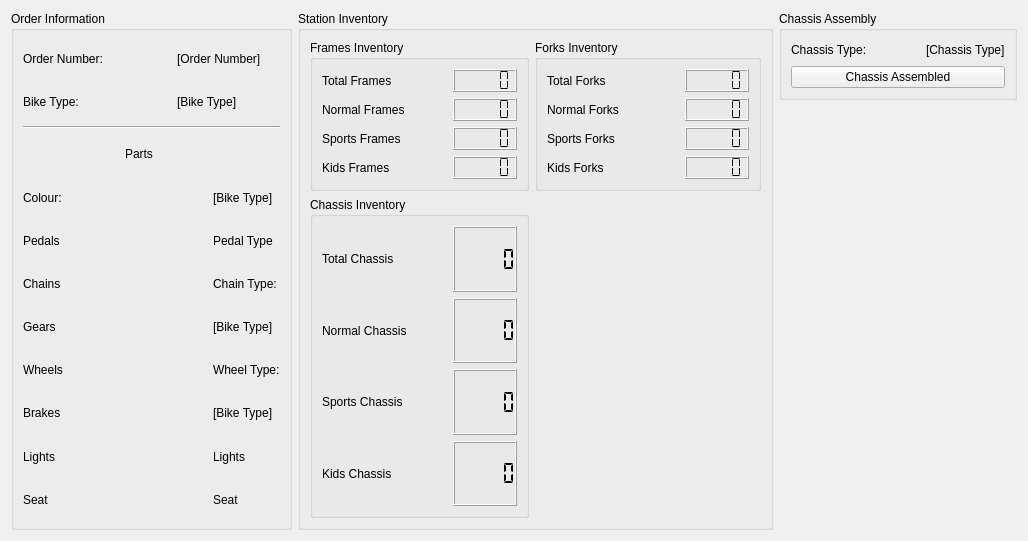
      <widget class="QWidget" name="ChassisAssembly">
       <attribute name="title">
        <string>Chassis Assembly</string>
       </attribute>
       <layout class="QGridLayout" name="gridLayout_59">
        <item row="0" column="0" rowspan="2">
         <widget class="QGroupBox" name="ChassisOrder">
          <property name="minimumSize">
           <size>
            <width>281</width>
            <height>385</height>
           </size>
          </property>
          <property name="title">
           <string>Order Information</string>
          </property>
          <layout class="QGridLayout" name="gridLayout_25">
           <item row="10" column="0">
            <widget class="QLabel" name="BrakesLabel_3">
             <property name="text">
              <string>Brakes</string>
             </property>
            </widget>
           </item>
           <item row="0" column="2" colspan="2">
            <widget class="QLabel" name="OrderNumber_3">
             <property name="text">
              <string>[Order Number]</string>
             </property>
            </widget>
           </item>
           <item row="12" column="0">
            <widget class="QLabel" name="SeatLabel_3">
             <property name="text">
              <string>Seat</string>
             </property>
            </widget>
           </item>
           <item row="3" column="0">
            <spacer name="horizontalSpacer_64">
             <property name="orientation">
              <enum>Qt::Orientation::Horizontal</enum>
             </property>
             <property name="sizeHint" stdset="0">
              <size>
               <width>96</width>
               <height>20</height>
              </size>
             </property>
            </spacer>
           </item>
           <item row="11" column="3">
            <widget class="QLabel" name="LightsType_3">
             <property name="text">
              <string>Lights</string>
             </property>
            </widget>
           </item>
           <item row="7" column="0">
            <widget class="QLabel" name="ChainLabel_3">
             <property name="text">
              <string>Chains</string>
             </property>
            </widget>
           </item>
           <item row="0" column="1">
            <spacer name="horizontalSpacer_62">
             <property name="orientation">
              <enum>Qt::Orientation::Horizontal</enum>
             </property>
             <property name="sizeHint" stdset="0">
              <size>
               <width>35</width>
               <height>20</height>
              </size>
             </property>
            </spacer>
           </item>
           <item row="10" column="3">
            <widget class="QLabel" name="BrakesType_3">
             <property name="text">
              <string>[Bike Type]</string>
             </property>
            </widget>
           </item>
           <item row="8" column="0">
            <widget class="QLabel" name="GearsLabel_3">
             <property name="text">
              <string>Gears</string>
             </property>
            </widget>
           </item>
           <item row="1" column="0">
            <widget class="QLabel" name="BikeTypeLabel_3">
             <property name="text">
              <string>Bike Type:</string>
             </property>
            </widget>
           </item>
           <item row="11" column="0">
            <widget class="QLabel" name="LightsLabel_3">
             <property name="text">
              <string>Lights</string>
             </property>
            </widget>
           </item>
           <item row="5" column="1" colspan="2">
            <spacer name="horizontalSpacer_67">
             <property name="orientation">
              <enum>Qt::Orientation::Horizontal</enum>
             </property>
             <property name="sizeHint" stdset="0">
              <size>
               <width>61</width>
               <height>20</height>
              </size>
             </property>
            </spacer>
           </item>
           <item row="8" column="1" colspan="2">
            <spacer name="horizontalSpacer_70">
             <property name="orientation">
              <enum>Qt::Orientation::Horizontal</enum>
             </property>
             <property name="sizeHint" stdset="0">
              <size>
               <width>61</width>
               <height>20</height>
              </size>
             </property>
            </spacer>
           </item>
           <item row="10" column="1" colspan="2">
            <spacer name="horizontalSpacer_71">
             <property name="orientation">
              <enum>Qt::Orientation::Horizontal</enum>
             </property>
             <property name="sizeHint" stdset="0">
              <size>
               <width>61</width>
               <height>20</height>
              </size>
             </property>
            </spacer>
           </item>
           <item row="1" column="2" colspan="2">
            <widget class="QLabel" name="BikeType_3">
             <property name="text">
              <string>[Bike Type]</string>
             </property>
            </widget>
           </item>
           <item row="0" column="0">
            <widget class="QLabel" name="OrderNumberLabel_3">
             <property name="text">
              <string>Order Number:</string>
             </property>
            </widget>
           </item>
           <item row="5" column="3">
            <widget class="QLabel" name="PedalType_3">
             <property name="text">
              <string>Pedal Type</string>
             </property>
            </widget>
           </item>
           <item row="4" column="0">
            <widget class="QLabel" name="ColourLabel_3">
             <property name="text">
              <string>Colour:</string>
             </property>
            </widget>
           </item>
           <item row="4" column="3">
            <widget class="QLabel" name="Colour_3">
             <property name="text">
              <string>[Bike Type]</string>
             </property>
            </widget>
           </item>
           <item row="7" column="3">
            <widget class="QLabel" name="ChainType_3">
             <property name="text">
              <string>Chain Type:</string>
             </property>
            </widget>
           </item>
           <item row="4" column="1" colspan="2">
            <spacer name="horizontalSpacer_66">
             <property name="orientation">
              <enum>Qt::Orientation::Horizontal</enum>
             </property>
             <property name="sizeHint" stdset="0">
              <size>
               <width>61</width>
               <height>20</height>
              </size>
             </property>
            </spacer>
           </item>
           <item row="5" column="0">
            <widget class="QLabel" name="PedalLabel_3">
             <property name="text">
              <string>Pedals</string>
             </property>
            </widget>
           </item>
           <item row="1" column="1">
            <spacer name="horizontalSpacer_63">
             <property name="orientation">
              <enum>Qt::Orientation::Horizontal</enum>
             </property>
             <property name="sizeHint" stdset="0">
              <size>
               <width>35</width>
               <height>20</height>
              </size>
             </property>
            </spacer>
           </item>
           <item row="8" column="3">
            <widget class="QLabel" name="GearType_3">
             <property name="text">
              <string>[Bike Type]</string>
             </property>
            </widget>
           </item>
           <item row="12" column="3">
            <widget class="QLabel" name="SeatType_3">
             <property name="text">
              <string>Seat</string>
             </property>
            </widget>
           </item>
           <item row="11" column="1" colspan="2">
            <spacer name="horizontalSpacer_72">
             <property name="orientation">
              <enum>Qt::Orientation::Horizontal</enum>
             </property>
             <property name="sizeHint" stdset="0">
              <size>
               <width>61</width>
               <height>20</height>
              </size>
             </property>
            </spacer>
           </item>
           <item row="3" column="1">
            <widget class="QLabel" name="PartsLabel_3">
             <property name="text">
              <string>Parts</string>
             </property>
             <property name="scaledContents">
              <bool>false</bool>
             </property>
             <property name="wordWrap">
              <bool>false</bool>
             </property>
            </widget>
           </item>
           <item row="2" column="0" colspan="4">
            <widget class="Line" name="line_4">
             <property name="orientation">
              <enum>Qt::Orientation::Horizontal</enum>
             </property>
            </widget>
           </item>
           <item row="3" column="2" colspan="2">
            <spacer name="horizontalSpacer_65">
             <property name="orientation">
              <enum>Qt::Orientation::Horizontal</enum>
             </property>
             <property name="sizeHint" stdset="0">
              <size>
               <width>103</width>
               <height>20</height>
              </size>
             </property>
            </spacer>
           </item>
           <item row="9" column="0">
            <widget class="QLabel" name="WheelsLabel_3">
             <property name="text">
              <string>Wheels</string>
             </property>
            </widget>
           </item>
           <item row="9" column="3">
            <widget class="QLabel" name="WheelType_3">
             <property name="text">
              <string>Wheel Type:</string>
             </property>
            </widget>
           </item>
           <item row="9" column="1" colspan="2">
            <spacer name="horizontalSpacer_68">
             <property name="orientation">
              <enum>Qt::Orientation::Horizontal</enum>
             </property>
             <property name="sizeHint" stdset="0">
              <size>
               <width>61</width>
               <height>20</height>
              </size>
             </property>
            </spacer>
           </item>
           <item row="7" column="1" colspan="2">
            <spacer name="horizontalSpacer_69">
             <property name="orientation">
              <enum>Qt::Orientation::Horizontal</enum>
             </property>
             <property name="sizeHint" stdset="0">
              <size>
               <width>40</width>
               <height>20</height>
              </size>
             </property>
            </spacer>
           </item>
           <item row="12" column="1" colspan="2">
            <spacer name="horizontalSpacer_73">
             <property name="orientation">
              <enum>Qt::Orientation::Horizontal</enum>
             </property>
             <property name="sizeHint" stdset="0">
              <size>
               <width>40</width>
               <height>20</height>
              </size>
             </property>
            </spacer>
           </item>
          </layout>
         </widget>
        </item>
        <item row="0" column="1" rowspan="2">
         <widget class="QGroupBox" name="ChassisStationInventoryBox">
          <property name="title">
           <string>Station Inventory</string>
          </property>
          <layout class="QGridLayout" name="gridLayout_58">
           <item row="0" column="0">
            <widget class="QGroupBox" name="ChassisInventoryFramesBox">
             <property name="title">
              <string>Frames Inventory</string>
             </property>
             <layout class="QGridLayout" name="gridLayout_34">
              <item row="0" column="0">
               <widget class="QLabel" name="ChassisInventoryTotalFramesLabel">
                <property name="text">
                 <string>Total Frames</string>
                </property>
               </widget>
              </item>
              <item row="0" column="1">
               <spacer name="horizontalSpacer_12">
                <property name="orientation">
                 <enum>Qt::Orientation::Horizontal</enum>
                </property>
                <property name="sizeHint" stdset="0">
                 <size>
                  <width>37</width>
                  <height>20</height>
                 </size>
                </property>
               </spacer>
              </item>
              <item row="0" column="2">
               <widget class="QLCDNumber" name="ChassisInventoryTotalFramesCount">
                <property name="segmentStyle">
                 <enum>QLCDNumber::SegmentStyle::Flat</enum>
                </property>
               </widget>
              </item>
              <item row="1" column="0">
               <widget class="QLabel" name="ChassisInventoryNormalFramesLabel">
                <property name="text">
                 <string>Normal Frames</string>
                </property>
               </widget>
              </item>
              <item row="1" column="1">
               <spacer name="horizontalSpacer_9">
                <property name="orientation">
                 <enum>Qt::Orientation::Horizontal</enum>
                </property>
                <property name="sizeHint" stdset="0">
                 <size>
                  <width>40</width>
                  <height>20</height>
                 </size>
                </property>
               </spacer>
              </item>
              <item row="1" column="2">
               <widget class="QLCDNumber" name="ChassisInventoryNormalFramesCount">
                <property name="segmentStyle">
                 <enum>QLCDNumber::SegmentStyle::Flat</enum>
                </property>
               </widget>
              </item>
              <item row="2" column="0">
               <widget class="QLabel" name="ChassisInventorySportsFramesLabel">
                <property name="text">
                 <string>Sports Frames</string>
                </property>
               </widget>
              </item>
              <item row="2" column="1">
               <spacer name="horizontalSpacer_10">
                <property name="orientation">
                 <enum>Qt::Orientation::Horizontal</enum>
                </property>
                <property name="sizeHint" stdset="0">
                 <size>
                  <width>40</width>
                  <height>20</height>
                 </size>
                </property>
               </spacer>
              </item>
              <item row="2" column="2">
               <widget class="QLCDNumber" name="ChassisInventorySportsFramesCount">
                <property name="segmentStyle">
                 <enum>QLCDNumber::SegmentStyle::Flat</enum>
                </property>
               </widget>
              </item>
              <item row="3" column="0">
               <widget class="QLabel" name="ChassisInventoryKidsFramesLabel">
                <property name="text">
                 <string>Kids Frames</string>
                </property>
               </widget>
              </item>
              <item row="3" column="1">
               <spacer name="horizontalSpacer_11">
                <property name="orientation">
                 <enum>Qt::Orientation::Horizontal</enum>
                </property>
                <property name="sizeHint" stdset="0">
                 <size>
                  <width>20</width>
                  <height>20</height>
                 </size>
                </property>
               </spacer>
              </item>
              <item row="3" column="2">
               <widget class="QLCDNumber" name="ChassisInventoryKidsFramesCount">
                <property name="segmentStyle">
                 <enum>QLCDNumber::SegmentStyle::Flat</enum>
                </property>
               </widget>
              </item>
             </layout>
            </widget>
           </item>
           <item row="0" column="1">
            <widget class="QGroupBox" name="ChassisInventoryForksBox">
             <property name="title">
              <string>Forks Inventory</string>
             </property>
             <layout class="QGridLayout" name="gridLayout_35">
              <item row="0" column="0">
               <widget class="QLabel" name="ChassisInventoryTotalForksLabel">
                <property name="text">
                 <string>Total Forks</string>
                </property>
               </widget>
              </item>
              <item row="0" column="1">
               <spacer name="horizontalSpacer_61">
                <property name="orientation">
                 <enum>Qt::Orientation::Horizontal</enum>
                </property>
                <property name="sizeHint" stdset="0">
                 <size>
                  <width>60</width>
                  <height>20</height>
                 </size>
                </property>
               </spacer>
              </item>
              <item row="0" column="2">
               <widget class="QLCDNumber" name="ChassisInventoryTotalForksCount">
                <property name="segmentStyle">
                 <enum>QLCDNumber::SegmentStyle::Flat</enum>
                </property>
               </widget>
              </item>
              <item row="1" column="0">
               <widget class="QLabel" name="ChassisInventoryNormalForksLabel">
                <property name="text">
                 <string>Normal Forks</string>
                </property>
               </widget>
              </item>
              <item row="1" column="1">
               <spacer name="horizontalSpacer_60">
                <property name="orientation">
                 <enum>Qt::Orientation::Horizontal</enum>
                </property>
                <property name="sizeHint" stdset="0">
                 <size>
                  <width>60</width>
                  <height>20</height>
                 </size>
                </property>
               </spacer>
              </item>
              <item row="1" column="2">
               <widget class="QLCDNumber" name="ChassisInventoryNormalForksCount">
                <property name="segmentStyle">
                 <enum>QLCDNumber::SegmentStyle::Flat</enum>
                </property>
               </widget>
              </item>
              <item row="2" column="0">
               <widget class="QLabel" name="ChassisInventorySportsForksLabel">
                <property name="text">
                 <string>Sports Forks</string>
                </property>
               </widget>
              </item>
              <item row="2" column="1">
               <spacer name="horizontalSpacer_47">
                <property name="orientation">
                 <enum>Qt::Orientation::Horizontal</enum>
                </property>
                <property name="sizeHint" stdset="0">
                 <size>
                  <width>60</width>
                  <height>20</height>
                 </size>
                </property>
               </spacer>
              </item>
              <item row="2" column="2">
               <widget class="QLCDNumber" name="ChassisInventorySportsForksCount">
                <property name="segmentStyle">
                 <enum>QLCDNumber::SegmentStyle::Flat</enum>
                </property>
               </widget>
              </item>
              <item row="3" column="0">
               <widget class="QLabel" name="ChassisInventoryKidsForksLabel">
                <property name="text">
                 <string>Kids Forks</string>
                </property>
               </widget>
              </item>
              <item row="3" column="1">
               <spacer name="horizontalSpacer_46">
                <property name="orientation">
                 <enum>Qt::Orientation::Horizontal</enum>
                </property>
                <property name="sizeHint" stdset="0">
                 <size>
                  <width>60</width>
                  <height>20</height>
                 </size>
                </property>
               </spacer>
              </item>
              <item row="3" column="2">
               <widget class="QLCDNumber" name="ChassisInventoryKidsForksCount">
                <property name="segmentStyle">
                 <enum>QLCDNumber::SegmentStyle::Flat</enum>
                </property>
               </widget>
              </item>
             </layout>
            </widget>
           </item>
           <item row="1" column="0">
            <widget class="QGroupBox" name="ChassisInventoryChassisBox">
             <property name="title">
              <string>Chassis Inventory</string>
             </property>
             <layout class="QGridLayout" name="gridLayout_36">
              <item row="0" column="0">
               <widget class="QLabel" name="ChassisInventoryTotalChassisLabel">
                <property name="text">
                 <string>Total Chassis</string>
                </property>
               </widget>
              </item>
              <item row="0" column="1">
               <spacer name="horizontalSpacer_176">
                <property name="orientation">
                 <enum>Qt::Orientation::Horizontal</enum>
                </property>
                <property name="sizeHint" stdset="0">
                 <size>
                  <width>37</width>
                  <height>20</height>
                 </size>
                </property>
               </spacer>
              </item>
              <item row="0" column="2">
               <widget class="QLCDNumber" name="ChassisInventoryTotalChassisCount">
                <property name="segmentStyle">
                 <enum>QLCDNumber::SegmentStyle::Flat</enum>
                </property>
               </widget>
              </item>
              <item row="1" column="0">
               <widget class="QLabel" name="ChassisInventoryNormalChassisLabel">
                <property name="text">
                 <string>Normal Chassis</string>
                </property>
               </widget>
              </item>
              <item row="1" column="1">
               <spacer name="horizontalSpacer_177">
                <property name="orientation">
                 <enum>Qt::Orientation::Horizontal</enum>
                </property>
                <property name="sizeHint" stdset="0">
                 <size>
                  <width>40</width>
                  <height>20</height>
                 </size>
                </property>
               </spacer>
              </item>
              <item row="1" column="2">
               <widget class="QLCDNumber" name="ChassisInventoryNormalChassisCount">
                <property name="segmentStyle">
                 <enum>QLCDNumber::SegmentStyle::Flat</enum>
                </property>
               </widget>
              </item>
              <item row="2" column="0">
               <widget class="QLabel" name="ChassisInventorySportsChassisLabel">
                <property name="text">
                 <string>Sports Chassis</string>
                </property>
               </widget>
              </item>
              <item row="2" column="1">
               <spacer name="horizontalSpacer_178">
                <property name="orientation">
                 <enum>Qt::Orientation::Horizontal</enum>
                </property>
                <property name="sizeHint" stdset="0">
                 <size>
                  <width>40</width>
                  <height>20</height>
                 </size>
                </property>
               </spacer>
              </item>
              <item row="2" column="2">
               <widget class="QLCDNumber" name="ChassisInventorySportsChassisCount">
                <property name="segmentStyle">
                 <enum>QLCDNumber::SegmentStyle::Flat</enum>
                </property>
               </widget>
              </item>
              <item row="3" column="0">
               <widget class="QLabel" name="ChassisInventoryKidsChassisLabel">
                <property name="text">
                 <string>Kids Chassis</string>
                </property>
               </widget>
              </item>
              <item row="3" column="1">
               <spacer name="horizontalSpacer_179">
                <property name="orientation">
                 <enum>Qt::Orientation::Horizontal</enum>
                </property>
                <property name="sizeHint" stdset="0">
                 <size>
                  <width>20</width>
                  <height>20</height>
                 </size>
                </property>
               </spacer>
              </item>
              <item row="3" column="2">
               <widget class="QLCDNumber" name="ChassisInventoryKidsChassisCount">
                <property name="segmentStyle">
                 <enum>QLCDNumber::SegmentStyle::Flat</enum>
                </property>
               </widget>
              </item>
             </layout>
            </widget>
           </item>
           <item row="1" column="1">
            <spacer name="verticalSpacer_10">
             <property name="orientation">
              <enum>Qt::Orientation::Vertical</enum>
             </property>
             <property name="sizeHint" stdset="0">
              <size>
               <width>20</width>
               <height>321</height>
              </size>
             </property>
            </spacer>
           </item>
          </layout>
         </widget>
        </item>
        <item row="0" column="2">
         <widget class="QGroupBox" name="ChassisAssemblyBox">
          <property name="title">
           <string>Chassis Assembly</string>
          </property>
          <layout class="QGridLayout" name="gridLayout_4">
           <item row="0" column="0">
            <widget class="QLabel" name="ChassisAssemblyTypeLabel">
             <property name="text">
              <string>Chassis Type:</string>
             </property>
            </widget>
           </item>
           <item row="0" column="1">
            <spacer name="horizontalSpacer_180">
             <property name="orientation">
              <enum>Qt::Orientation::Horizontal</enum>
             </property>
             <property name="sizeHint" stdset="0">
              <size>
               <width>47</width>
               <height>20</height>
              </size>
             </property>
            </spacer>
           </item>
           <item row="0" column="2">
            <widget class="QLabel" name="ChassisAssemblyType">
             <property name="text">
              <string>[Chassis Type]</string>
             </property>
            </widget>
           </item>
           <item row="1" column="0" colspan="3">
            <widget class="QPushButton" name="ChassisAssemblyButton">
             <property name="text">
              <string>Chassis Assembled</string>
             </property>
            </widget>
           </item>
          </layout>
         </widget>
        </item>
        <item row="1" column="2">
         <spacer name="verticalSpacer_9">
          <property name="orientation">
           <enum>Qt::Orientation::Vertical</enum>
          </property>
          <property name="sizeHint" stdset="0">
           <size>
            <width>20</width>
            <height>426</height>
           </size>
          </property>
         </spacer>
        </item>
       </layout>
      </widget>
